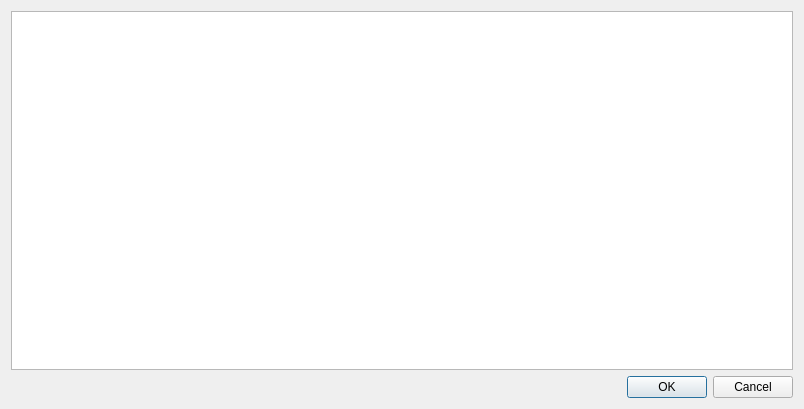
<?xml version="1.0" encoding="UTF-8"?>
<ui version="4.0">
 <class>AddClassRecordsDlg</class>
 <widget class="QDialog" name="AddClassRecordsDlg">
  <property name="geometry">
   <rect>
    <x>0</x>
    <y>0</y>
    <width>804</width>
    <height>409</height>
   </rect>
  </property>
  <property name="windowTitle">
   <string>AddClassRecordsDlg</string>
  </property>
  <layout class="QVBoxLayout" name="verticalLayout">
   <item>
    <widget class="QTableWidget" name="tableWidget"/>
   </item>
   <item>
    <widget class="QDialogButtonBox" name="buttonBox">
     <property name="standardButtons">
      <set>QDialogButtonBox::Cancel|QDialogButtonBox::Ok</set>
     </property>
    </widget>
   </item>
  </layout>
 </widget>
 <layoutdefault spacing="6" margin="11"/>
 <resources/>
 <connections/>
</ui>
